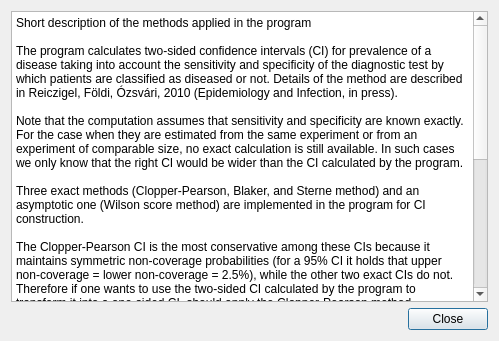
<?xml version="1.0" encoding="UTF-8"?>
<ui version="4.0">
 <class>frmHelp</class>
 <widget class="QDialog" name="frmHelp">
  <property name="geometry">
   <rect>
    <x>0</x>
    <y>0</y>
    <width>499</width>
    <height>341</height>
   </rect>
  </property>
  <property name="windowTitle">
   <string>Dialog</string>
  </property>
  <property name="windowIcon">
   <iconset resource="img.qrc">
    <normaloff>:/img/images/1267525974_info.png</normaloff>:/img/images/1267525974_info.png</iconset>
  </property>
  <layout class="QGridLayout" name="gridLayout">
   <item row="2" column="0">
    <widget class="QDialogButtonBox" name="buttonBox">
     <property name="orientation">
      <enum>Qt::Horizontal</enum>
     </property>
     <property name="standardButtons">
      <set>QDialogButtonBox::Close</set>
     </property>
    </widget>
   </item>
   <item row="1" column="0">
    <widget class="QPlainTextEdit" name="plainTextEdit">
     <property name="readOnly">
      <bool>true</bool>
     </property>
     <property name="plainText">
      <string>Short description of the methods applied in the program

The program calculates two-sided confidence intervals (CI) for prevalence of a disease taking into account the sensitivity and specificity of the diagnostic test by which patients are classified as diseased or not. Details of the method are described in Reiczigel, Földi, Ózsvári, 2010 (Epidemiology and Infection, in press).

Note that the computation assumes that sensitivity and specificity are known exactly. For the case when they are estimated from the same experiment or from an experiment of comparable size, no exact calculation is still available. In such cases we only know that the right CI would be wider than the CI calculated by the program.

Three exact methods (Clopper-Pearson, Blaker, and Sterne method) and an asymptotic one (Wilson score method) are implemented in the program for CI construction.

The Clopper-Pearson CI is the most conservative among these CIs because it maintains symmetric non-coverage probabilities (for a 95% CI it holds that upper non-coverage = lower non-coverage = 2.5%), while the other two exact CIs do not. Therefore if one wants to use the two-sided CI calculated by the program to transform it into a one-sided CI, should apply the Clopper-Pearson method. 

For the Wilson method, its modification is implemented as described in Brown, Cai, DasGupta, 2001 (Statisical Science, 16, 101–133) Section 4.1.1, pp. 112-113. The modification aims to avoid the unacceptably low coverage of the original Wilson CI. We applied the Poisson approximation described there for x=1 and x=n-1. 

For general use we recommend Blaker’s method if sample size is &lt;1000 (above that the exact computation may not be stable). For sample sizes &gt;1000 use Wilson’s method.

With sample sizes &gt;500, computation with exact methods may run for 2-3 minutes (depending on the processor speed of the PC). According to our simulations, above 500 also Wilson's CI is acceptable.

For further information or new versions please visit 
www.univet.hu/users/jreiczig/prevalence-with-se-sp.html

</string>
     </property>
    </widget>
   </item>
  </layout>
 </widget>
 <resources>
  <include location="img.qrc"/>
 </resources>
 <connections>
  <connection>
   <sender>buttonBox</sender>
   <signal>accepted()</signal>
   <receiver>frmHelp</receiver>
   <slot>accept()</slot>
   <hints>
    <hint type="sourcelabel">
     <x>248</x>
     <y>254</y>
    </hint>
    <hint type="destinationlabel">
     <x>157</x>
     <y>274</y>
    </hint>
   </hints>
  </connection>
  <connection>
   <sender>buttonBox</sender>
   <signal>rejected()</signal>
   <receiver>frmHelp</receiver>
   <slot>reject()</slot>
   <hints>
    <hint type="sourcelabel">
     <x>316</x>
     <y>260</y>
    </hint>
    <hint type="destinationlabel">
     <x>286</x>
     <y>274</y>
    </hint>
   </hints>
  </connection>
 </connections>
</ui>
